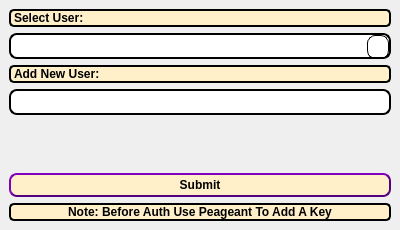
<?xml version="1.0" encoding="UTF-8"?>
<ui version="4.0">
 <class>VRAuthSupercomputer</class>
 <widget class="QMainWindow" name="VRAuthSupercomputer">
  <property name="geometry">
   <rect>
    <x>0</x>
    <y>0</y>
    <width>400</width>
    <height>230</height>
   </rect>
  </property>
  <property name="minimumSize">
   <size>
    <width>400</width>
    <height>230</height>
   </size>
  </property>
  <property name="maximumSize">
   <size>
    <width>400</width>
    <height>230</height>
   </size>
  </property>
  <property name="windowTitle">
   <string>VaspReader (Auth Window)</string>
  </property>
  <property name="windowIcon">
   <iconset resource="Resource.qrc">
    <normaloff>:/VRlogo/VR-logo.ico</normaloff>:/VRlogo/VR-logo.ico</iconset>
  </property>
  <property name="styleSheet">
   <string notr="true">QLineEdit{
  border-radius: 8px;
  border: 2px solid #000000;
  padding: 3px 3px;
}
QLineEdit:focus {
  border: 3px solid rgb(75, 75, 75);
}
QLineEdit:disabled {
border-radius: 8px;
padding: 3px 3px;  
border: 2px solid rgb(75, 75, 75);
background-color:rgb(150, 150, 150);
}
QLineEdit::placeholder {
  color: #000000;
}
QPushButton {
  background-color: rgb(255, 240, 202);
  color: black;
  font-weight: 600;
  border-radius: 8px;
  border: 2px solid rgb(85, 0, 127);
  border-style: outset;
  padding: 3px 3px;
  margin-top: 0px;
  outline: 0px;
}
QPushButton:disabled {
border-radius: 8px;
padding: 3px 3px;
color: black;
font-weight: 600;
border-radius: 8px;
border: 2px solid rgb(75, 75, 75);
background-color:rgb(150, 150, 150);
margin-top: 0px;
outline: 0px;
border-style: outset;
}
QPushButton:hover {
  background-color: rgb(255, 212, 137);
  border: 1px solid #000000;
  border-style: outset;
}
QPushButton:pressed {
background-color: white;
border: 3px solid #000000
}
QComboBox {
  border-radius: 8px;
  border: 2px solid #000000;
  padding: 3px 3px;
}
QComboBox:disabled {
border-radius: 8px;
padding: 3px 3px;
border-radius: 8px;
border: 2px solid rgb(75, 75, 75);
background-color:rgb(150, 150, 150);
}
QComboBox::drop-down {
  width: 18px;
  height:22px;
  padding: 0px 1px;
  border: 1px solid #000000;
  border-radius: 8px;
}
QComboBox::down-arrow {
  image: url(:/down-arrow_ico/down-arrow.ico);
  width: 18px;
  height:22px;
}
QComboBox::down-arrow:hover {
    width: 18px;
    height:22px;
    padding: 0px 1px;
    border: 1px solid #000000;
    border-radius: 8px;
	background-color: rgb(255, 229, 162);
}
QComboBox::down-arrow:pressed {
    width: 18px;
    height:22px;
    padding: 0px 1px;
    border: 0px solid #000000;
    border-radius: 8px;
	background-color: rgb(255, 232, 216);
}
QComboBox:pressed {
	background-color: rgb(255, 250, 237);
}
QFrame{
  border: 2px solid #000000;
  border-radius: 5px;
}
QLabel{
background-color: rgb(255, 240, 202);
color: black;
font-weight: 600;
height:28px;}</string>
  </property>
  <property name="locale">
   <locale language="English" country="UnitedStates"/>
  </property>
  <property name="tabShape">
   <enum>QTabWidget::Rounded</enum>
  </property>
  <widget class="QWidget" name="AuthMainWidget">
   <layout class="QVBoxLayout" name="verticalLayout">
    <item>
     <widget class="QLabel" name="AuthSelUserLabel">
      <property name="text">
       <string>Select User:</string>
      </property>
     </widget>
    </item>
    <item>
     <widget class="QComboBox" name="AuthChooseAdded"/>
    </item>
    <item>
     <widget class="QLabel" name="AuthAddUserLabel">
      <property name="text">
       <string>Add New User:</string>
      </property>
     </widget>
    </item>
    <item>
     <widget class="QLineEdit" name="AuthAddNewUser"/>
    </item>
    <item>
     <spacer name="AuthSpacer">
      <property name="orientation">
       <enum>Qt::Vertical</enum>
      </property>
      <property name="sizeHint" stdset="0">
       <size>
        <width>20</width>
        <height>40</height>
       </size>
      </property>
     </spacer>
    </item>
    <item>
     <widget class="QPushButton" name="AuthSubmitButton">
      <property name="text">
       <string>Submit</string>
      </property>
     </widget>
    </item>
    <item>
     <widget class="QLabel" name="AuthNoteLabel">
      <property name="enabled">
       <bool>false</bool>
      </property>
      <property name="text">
       <string>Note: Before Auth Use Peageant To Add A Key</string>
      </property>
      <property name="textFormat">
       <enum>Qt::AutoText</enum>
      </property>
      <property name="scaledContents">
       <bool>false</bool>
      </property>
      <property name="alignment">
       <set>Qt::AlignCenter</set>
      </property>
     </widget>
    </item>
   </layout>
  </widget>
 </widget>
 <resources>
  <include location="Resource.qrc"/>
 </resources>
 <connections/>
</ui>
